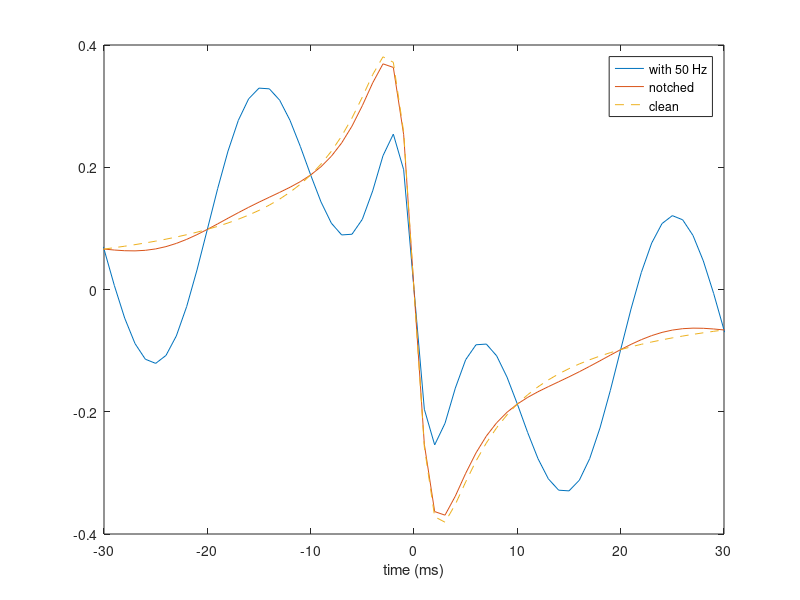

Here is the MATLAB script that generated this plot:
% m04 lab (GNU Octave / MATLAB) · Sampling, filtering and the EP recording chain
%
% Open EP Mapping Lab. Education only: not for diagnosis, treatment or any clinical decision.
% MIT License. Runs in GNU Octave with core functions only (filter; no signal package). It uses Octave's merge
% and chained indexing f(x)(i); in MATLAB, replace those with temporary variables.
%
% This is the Octave copy of parts A-E of labs/python/m04_lab.ipynb. Run with:  octave-cli m04_lab.m
% Set the environment variable EPML_NO_PLOTS=1 to skip figures (CI does this).
%
% Filter bands from Delacretaz et al. 2001 (unipolar 0.5-500 Hz, high-pass unipolar 100 Hz, bipolar 30-500 Hz).
% The test signal is the m03 unipolar model in relative units.
% The "check" lines pass with the code as given; if one fails after a change, that is information.

make_plots = isempty(getenv('EPML_NO_PLOTS'));
check = @(cond, msg) assert(cond, msg);

alias_f = @(f, fs) abs(f - fs * round(f / fs));                                   % eq-m04-sampling
egm = @(t, c) (-c * t) ./ ((c * t).^2 + 1.3^2);                                    % m03 unipolar, w + h = 1.3 mm
% second-order Butterworth by the bilinear transform with prewarping (eq-m04-butterworth)
Wp = @(fc, fs) 2 * fs * tan(pi * fc / fs);
a2 = @(fc, fs) [ (2*fs)^2 + sqrt(2)*Wp(fc,fs)*2*fs + Wp(fc,fs)^2, 2*(Wp(fc,fs)^2 - (2*fs)^2), (2*fs)^2 - sqrt(2)*Wp(fc,fs)*2*fs + Wp(fc,fs)^2 ];
lp2 = @(fc, fs) deal(Wp(fc,fs)^2 * [1 2 1] / a2(fc,fs)(1), a2(fc,fs) / a2(fc,fs)(1));
hp2 = @(fc, fs) deal((2*fs)^2 * [1 -2 1] / a2(fc,fs)(1), a2(fc,fs) / a2(fc,fs)(1));
zerophase = @(b, a, x) flipud(filter(b, a, flipud(filter(b, a, x(:)))));

% ------------------------------------------------------------------ Part A
disp('Part A: sampling');
fs = 1000; n = (0:99)';
fa = alias_f(850, fs);
same = max(abs(cos(2*pi*850*n/fs) - cos(2*pi*fa*n/fs))) < 1e-9;
fprintf('  850 Hz sampled at 1 kHz looks like %d Hz\n', fa);
check(same && fa == 150, 'aliasing'); disp('  check passed: aliasing');
rand('seed', 4);
er = zeros(400, 1); ef = zeros(400, 1);
t = (-50:1:49)';
for k = 1:400
  t0 = rand() - 0.5;
  x = egm(t - t0, 0.5);
  d = gradient(x, t);
  [~, i] = min(d);
  er(k) = t(i) - t0;
  off = 0.5 * (d(i-1) - d(i+1)) / (d(i-1) - 2*d(i) + d(i+1));
  ef(k) = t(i) + off - t0;
end
fprintf('  timing error at 1 kHz: nearest sample sd %.3f ms, refined sd %.3f ms\n', std(er), std(ef));
check(abs(std(er) - 1/sqrt(12)) < 0.05 && std(ef) < 0.5 * std(er), 'sampling limits timing; interpolation helps');
disp('  check passed: timing error about 1/sqrt(12) of a sample, reduced by refinement');

% ------------------------------------------------------------------ Part B
disp('Part B: quantization');
t = (0:199999)'; x = 0.98 * sin(2*pi*0.01234567*t);
for bits = [10 12 14]
  lsb = 2 / 2^bits;
  xq = max(min(round(x / lsb), 2^(bits-1) - 1), -2^(bits-1)) * lsb;
  snr = 10 * log10(mean(x.^2) / mean((xq - x).^2));
  formula = 20 * log10(2^bits * sqrt(1.5)) + 20 * log10(0.98);
  fprintf('  %d bits: SNR %.2f dB (formula %.2f dB)\n', bits, snr, formula);
  check(abs(snr - formula) < 0.1 && abs(std(xq - x) / (lsb / sqrt(12)) - 1) < 0.02, '6.02 N + 1.76 dB');
end
disp('  check passed: 6.02 N + 1.76 dB');

% ------------------------------------------------------------------ Part C
disp('Part C: filters by hand');
H = (1i) / (1 + 1i);                    % RC high-pass at f = fc (eq-m04-highpass)
fprintf('  RC high-pass at fc: |H| = %.4f, phase %.1f degrees\n', abs(H), angle(H) * 180 / pi);
check(abs(abs(H) - 1/sqrt(2)) < 1e-12 && abs(angle(H) * 180/pi - 45) < 1e-9, 'RC high-pass at fc');
[b, a] = lp2(30, 1000);
w = 2 * pi * 30 / 1000; z = exp(1i * w);
Hd = polyval(fliplr(b), 1/z) / polyval(fliplr(a), 1/z);
fprintf('  digital second-order Butterworth low-pass at 30 Hz: |H(fc)| = %.4f\n', abs(Hd));
check(abs(abs(Hd) - 1/sqrt(2)) < 1e-9, 'the prewarped bilinear transform keeps -3 dB at fc'); disp('  check passed: -3 dB at fc');

% ------------------------------------------------------------------ Part D
disp('Part D: filtering a unipolar electrogram');
fs = 20000; t = (-100:1000/fs:100 - 1000/fs)'; x = egm(t, 1);
bands = [0.5 500; 30 500; 100 0];
lat = zeros(3, 2); ratio = zeros(3, 2);
for q = 1:3
  for zp = 0:1
    y = x;
    [b, a] = hp2(bands(q, 1), fs);
    if zp, y = zerophase(b, a, y); else, y = filter(b, a, y); end
    if bands(q, 2) > 0
      [b, a] = lp2(bands(q, 2), fs);
      if zp, y = zerophase(b, a, y); else, y = filter(b, a, y); end
    end
    d = gradient(y, t); [~, i] = min(d);
    off = 0.5 * (d(i-1) - d(i+1)) / (d(i-1) - 2*d(i) + d(i+1));
    lat(q, zp+1) = t(i) + off * (t(2) - t(1));
    win = abs(t) < 20;
    ratio(q, zp+1) = (max(y(win)) - min(y(win))) / (max(x(win)) - min(x(win)));
    fprintf('  band %5.1f-%3d Hz, %s: downstroke at %+.3f ms, peak-to-peak x%.2f\n', bands(q,1), bands(q,2), ...
            merge(zp, 'zero-phase', 'causal    '), lat(q, zp+1), ratio(q, zp+1));
  end
end
check(all(abs(lat(:, 2)) < 0.02), 'zero-phase filtering keeps the activation time');
check(abs(lat(3, 1)) > 0.1, 'a causal 100 Hz high-pass moves it');
disp('  check passed: zero phase keeps timing; causal filters move it');
tb = (-0.2:1/fs:0.2 - 1/fs)'; bump = exp(-(tb / 0.01).^2);
[b, a] = lp2(100, fs); yb = filter(b, a, bump);
[~, i1] = max(yb); [~, i0] = max(bump);
shift = tb(i1) - tb(i0);
fprintf('  second-order 100 Hz low-pass delays a 10-ms bump by %.2f ms (formula %.2f ms)\n', 1000 * shift, 1000 * sqrt(2) / (2*pi*100));
check(abs(shift / (sqrt(2) / (2*pi*100)) - 1) < 0.1, 'group delay sqrt(2) / (2 pi fc)'); disp('  check passed: group delay');

% ------------------------------------------------------------------ Part E
disp('Part E: mains interference and the notch');
fs = 1000; t = (-3000:1:2999)';
clean = egm(t, 0.5); noisy = clean + 0.2 * sin(2*pi*50*t/1000);
w0 = 2*pi*50/fs; bw = w0 / 30; beta = tan(bw/2); g = 1 / (1 + beta);      % eq-m04-notch, as scipy iirnotch
b = g * [1, -2*cos(w0), 1]; a = [1, -2*g*cos(w0), 2*g - 1];
cleaned = zerophase(b, a, noisy);
mid = abs(t) < 300;
rb = std(noisy(mid) - clean(mid)); ra = std(cleaned(mid) - clean(mid));
fprintf('  50 Hz interference: sd %.3f before, %.4f after the notch\n', rb, ra);
check(ra < 0.05 * rb, 'the notch removes mains interference'); disp('  check passed: notch');
if make_plots
  figure; plot(t, noisy, t, cleaned, t, clean, '--'); xlim([-30 30]); xlabel('time (ms)'); legend('with 50 Hz', 'notched', 'clean');
end
disp('All checks passed.');
